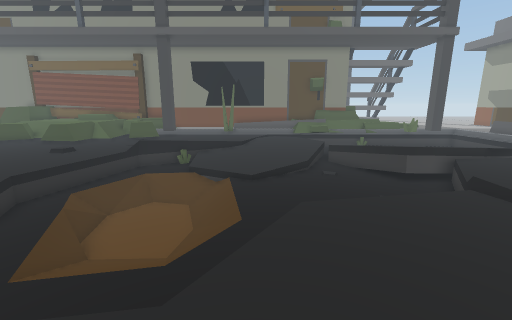
[1] (above)

24 first-person views from a walk through a 3-D level made in the Unity game engine. The camera is 1.2 m above the floor, tilts 12° down and sees 90° across. The floor is counted in squares, 0.5 m on a side. Each view is taken from the middle of a square. On the plan, view 1 faces up. The plan holds only what a view shows up to about 17 squares ahead; the rest is blank. The place goes on beyond the plan. The player character is not drawn.

[2]
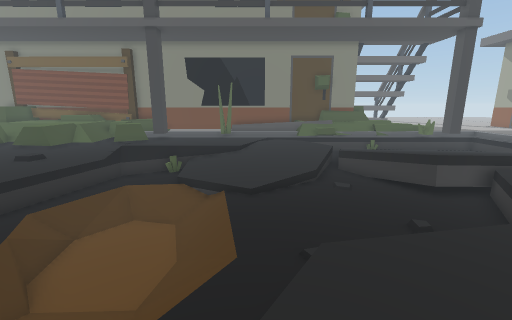

[3]
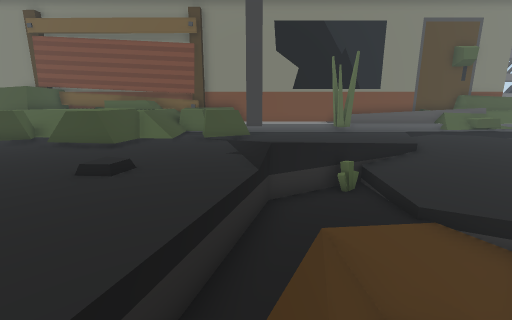

[4]
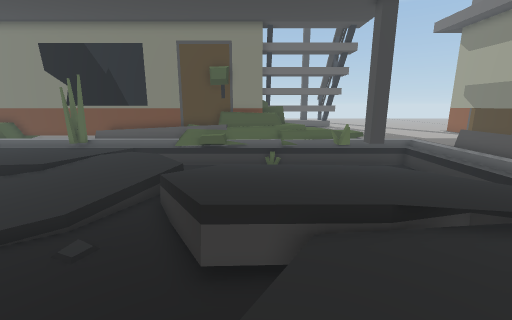

[5]
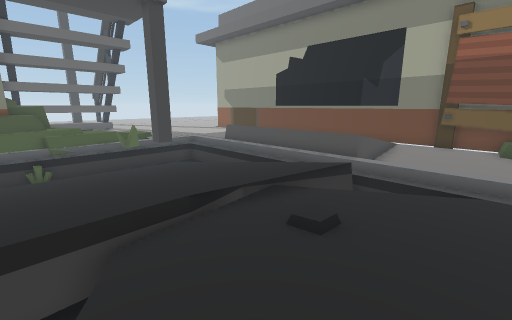

[6]
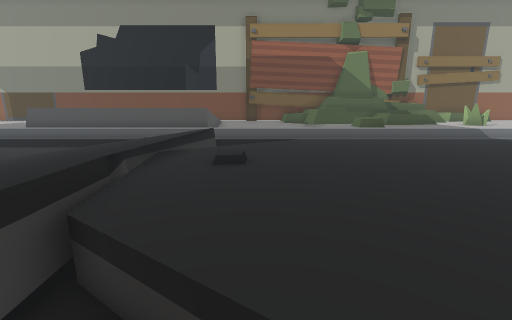

[7]
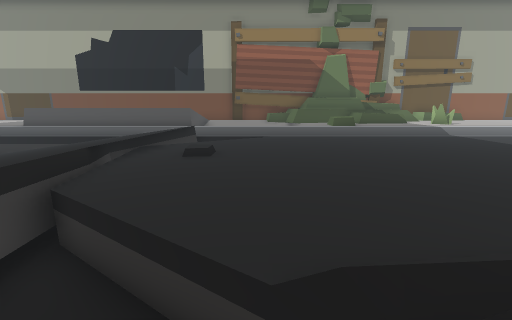

[8]
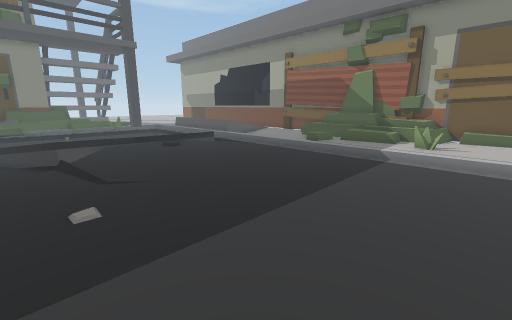

[9]
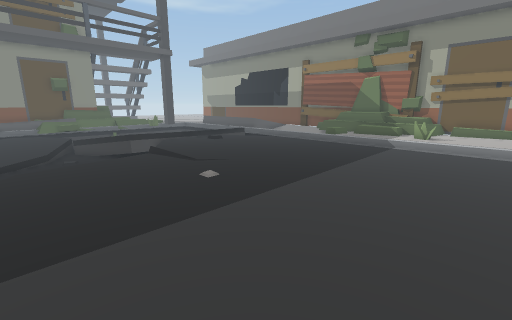

[10]
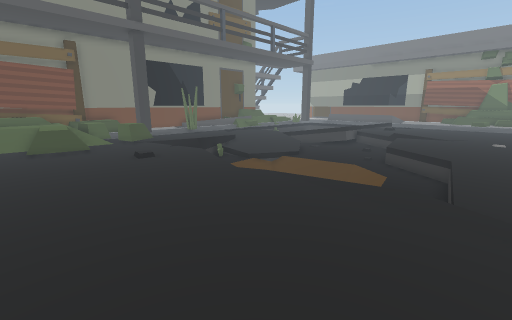

[11]
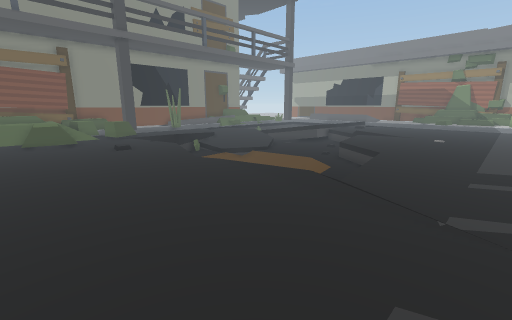

[12]
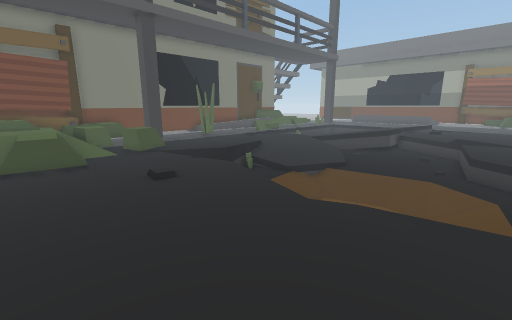

[13]
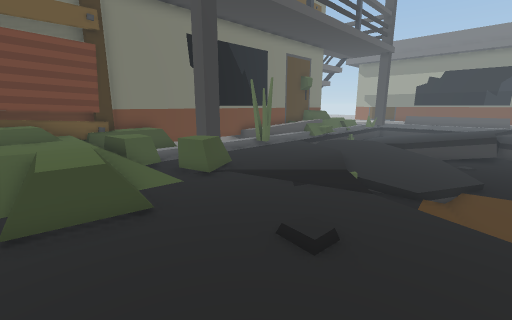

[14]
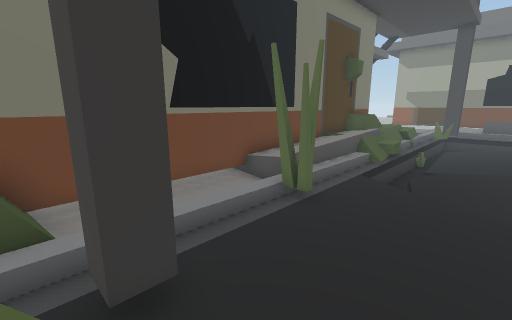

[15]
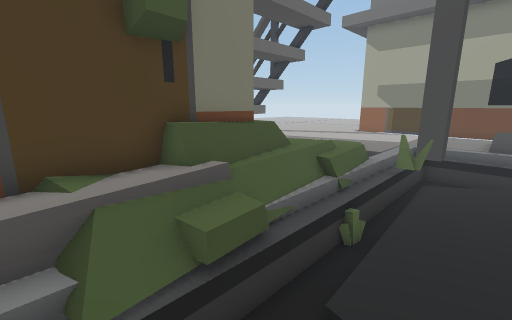

[16]
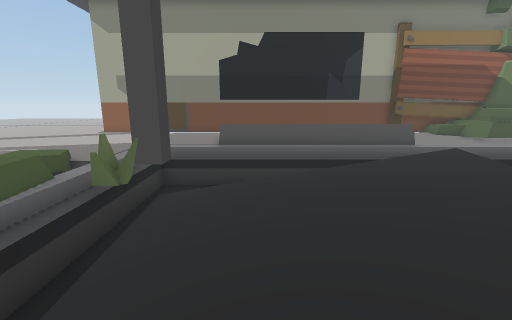

[17]
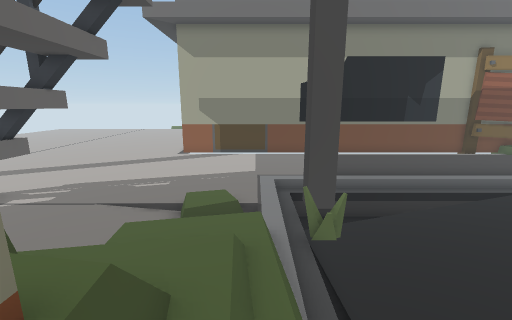

[18]
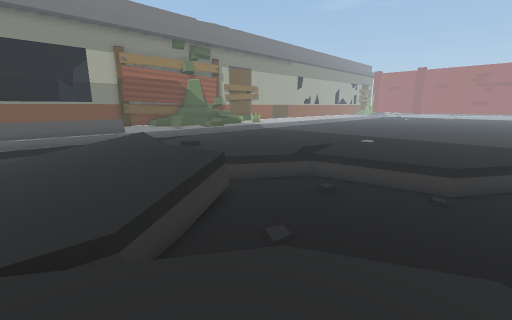

[19]
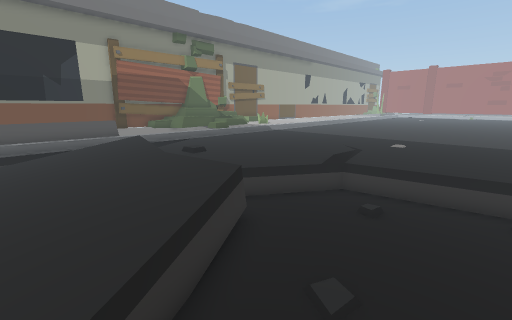

[20]
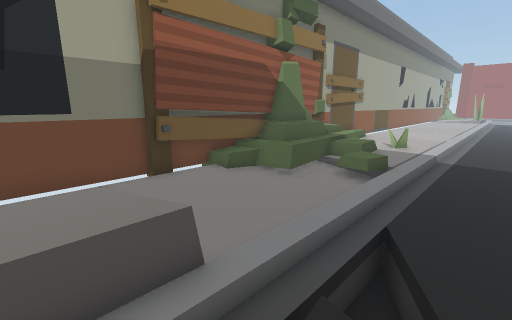

[21]
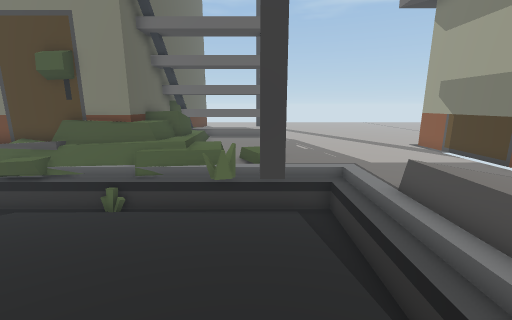

[22]
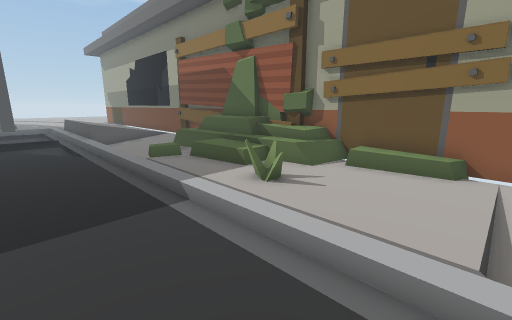

[23]
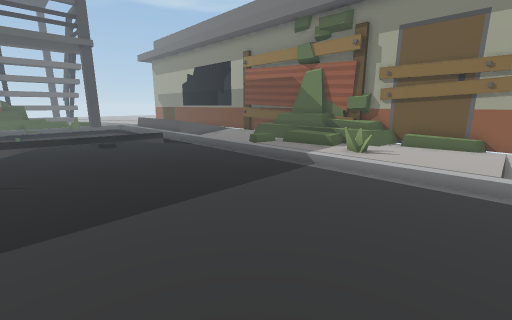

[24]
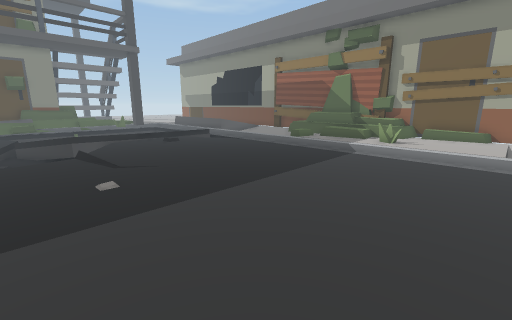

### Floor plan
Key: @ floor where view 1 was taken; # wall or solid block; x gap in a wall; . main floor; : floor 0.25 m higher than the main floor; - floor 0.25 m lower than the main floor; + floor 0.5 m higher than the main floor; _ floor 0.5 m lower than the main floor; * floor 0.75 m higher than the main floor; < floor 0.75 m lower than the main floor; % floor 1 m higher than the main floor; ( floor 1 m lower than the main floor; / step, stairs or slope; = window, fence, low wall or low ledge; ^ raised ledge.
Columns run from 15 left of view 1 to 23 right of it. Each row starts with its distance up from view 1.
 27                        # ^::::::::::::#
 26                        #^=::..::::::::#
 25 ########################=+++.//:::::::#
 24 #####^^:.....:+++++/##/##+++.//:::::::#
 23  */+ =^=////////////////++++//::::::::#
 22 ///+:+......##..//===//.....=../.:::::#
 21 ++++/=..#......./  ___//___==x__/:::::#
 20 ++++/.^^.......//._  /-------___/:::::#
 19 //*///^^.........../ ----------_//++  #
 18 .:+//........./...../----------_//++  #
 17 .=.=........./---.../...-------/// +  #
 16 ........::://------/.........../// +  #
 15 ........//__-------_-........../// +  #
 14 ........=___------/__........../// +  #
 13 ......../___/----/____::::::..././++::#
 12 ........_////////_____::///:::::./++::#
 11 ......./_<(((/__________/..../==./...:#
 10 .......//((((/_________/....../_./...:#
  9 ......._//(((//________........_./...:#
  8 ......./_((((//_______/........///...:#
  7 ......./__(((//_____// ........../...:#
  6 ......./__////__/................/...:#
  5 ......./ _///__/................./..++#
  4 ......./  _____/.................//.+%#
  3 ......./   ___/...................//+%#
  2 .......:////.....................:://%#
  1 .................................::/+/#
  0  ..............@.................::///#
 -1   ...............................::://#
 -2 .  ..............................:+::/#
 -3                ..................:::::#
 -4                ..................:::::#
 -5                ..................:::::#
 -6                ..................:::::#
 -7                  ...  ...............:#

Where each view was taken, in squares from view 1:
view 1: 0 up, 0 right, facing up
view 2: 2 up, 0 right, facing up
view 3: 8 up, 7 left, facing up
view 4: 7 up, 8 right, facing up
view 5: 7 up, 8 right, facing up-right
view 6: 9 up, 6 right, facing right
view 7: 8 up, 5 right, facing right
view 8: 5 down, 5 right, facing up-right
view 9: 6 down, 1 right, facing up-right
view 10: 1 up, 15 left, facing up-right
view 11: 2 down, 15 left, facing up-right
view 12: 5 up, 14 left, facing up-right
view 13: 11 up, 14 left, facing up-right
view 14: 18 up, 8 left, facing up-right
view 15: 19 up, 3 right, facing up-right
view 16: 18 up, 7 right, facing right
view 17: 23 up, 7 right, facing right
view 18: 17 up, 0 right, facing down-right
view 19: 16 up, 2 right, facing down-right
view 20: 13 up, 15 right, facing down-right
view 21: 13 up, 14 right, facing up
view 22: 7 down, 14 right, facing up-right
view 23: 7 down, 8 right, facing up-right
view 24: 7 down, 4 right, facing up-right
